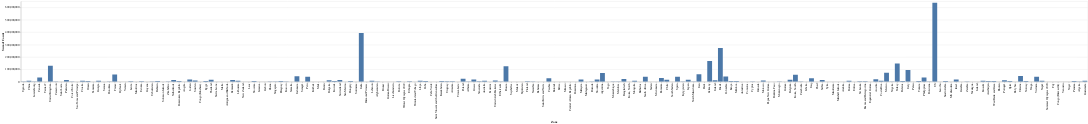

The notebook cell saved with this chart:
### Code cell
DeepnoteChart(after_covid_vax, """{"mark":{"clip":true,"type":"bar","color":"#4c78a8","tooltip":true},"config":{"legend":{}},"$schema":"https://vega.github.io/schema/vega-lite/v5.json","encoding":{"x":{"sort":null,"type":"nominal","field":"Zone","scale":{"type":"linear"}},"y":{"sort":null,"type":"quantitative","field":"Count","scale":{"type":"linear"},"aggregate":"sum"}}}""")

### Figure 1 — Vega-Lite specification as saved in the notebook (floating-point values rounded to 4 significant figures; data arrays with more than 128 entries replaced by an {"elided": "..."} marker saying what was removed)
{"mark": {"clip": true, "type": "bar", "color": "#4c78a8", "tooltip": true}, "config": {"legend": {}}, "$schema": "https://vega.github.io/schema/vega-lite/v5.json", "encoding": {"x": {"sort": null, "type": "nominal", "field": "Zone", "scale": {"type": "linear"}}, "y": {"sort": null, "type": "quantitative", "field": "Count", "scale": {"type": "linear"}, "aggregate": "sum"}}, "data": {"values": {"elided": "10000 records"}}}
